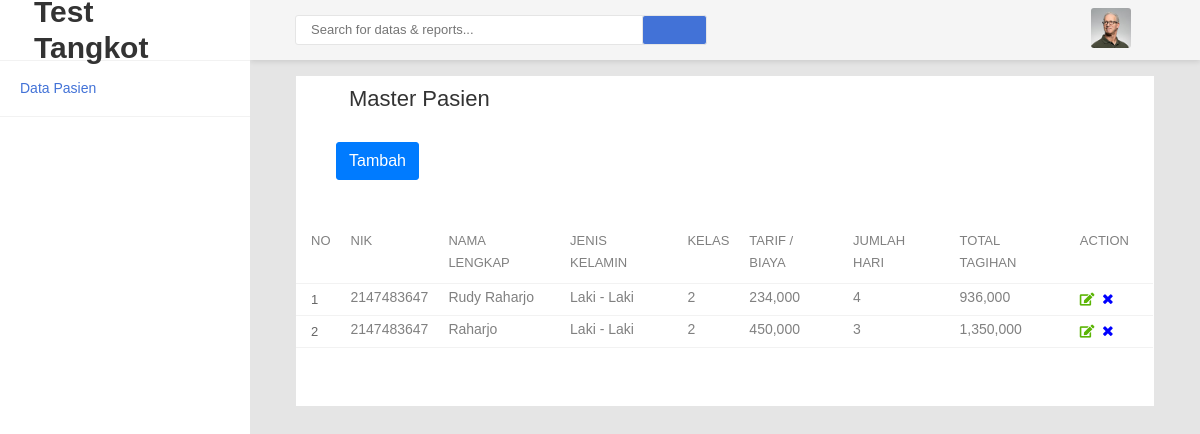
Page /Pasien on the committed database.
### tables this page shows
CREATE TABLE `ms_pasien` (
  `ID` int(11) NOT NULL,
  `nik` int(11) NOT NULL,
  `nama_lengkap` varchar(225) NOT NULL,
  `jenis_kelamin` varchar(50) NOT NULL,
  `kelas` int(11) NOT NULL,
  `tarif_biaya` int(11) NOT NULL,
  `jumlah_hari` int(11) NOT NULL,
  `total_tagihan` int(11) NOT NULL
);

### application/controllers/Pasien.php (called while the page is built, shortened)
<?php
class Pasien extends CI_Controller {
	public function __construct()
	{
		$this->load->model('M_pasien');
		$this->load->helper('cookie');
		$this->load->helper('decodedata');
		$this->load->helper('encodedata');
		$this->load->library('session');
		$this->load->helper('captcha');
		$this->load->library('form_validation');
		$this->load->library(array('form_validation', 'session'));
		$this->load->helper(array('form', 'url'));
		$this->load->helper('access');
	}
	public function index($offset=0)
	{
			$jml = $this->db->get('ms_pasien');
			$config['base_url'] = base_url().'/Pasien/index';
			$config['total_rows'] = $jml->num_rows();
			$config['per_page'] = 10;
			$config['uri_segment'] = 3;
			$config['first_link']       = 'First';
	        $config['last_link']        = 'Last';
	        $config['next_link']        = 'Next';
	        $config['prev_link']        = 'Prev';
	        $config['full_tag_open']    = '<div class="pagging text-center"><nav><ul class="pagination justify-content-center">';
	        $config['full_tag_close']   = '</ul></nav></div>';
	        $config['num_tag_open']     = '<li class="page-item"><span class="page-link">';
	        $config['num_tag_close']    = '</span></li>';
	        $config['cur_tag_open']     = '<li class="page-item active"><span class="page-link">';
	        $config['cur_tag_close']    = '<span class="sr-only">(current)</span></span></li>';
	        $config['next_tag_open']    = '<li class="page-item"><span class="page-link">';
	        $config['next_tagl_close']  = '<span aria-hidden="true">&raquo;</span></span></li>';
	        $config['prev_tag_open']    = '<li class="page-item"><span class="page-link">';
	        $config['prev_tagl_close']  = '</span>Next</li>';
	        $config['first_tag_open']   = '<li class="page-item"><span class="page-link">';
	        $config['first_tagl_close'] = '</span></li>';
	        $config['last_tag_open']    = '<li class="page-item"><span class="page-link">';
	        $config['last_tagl_close']  = '</span></li>';
	        $this->pagination->initialize($config);
			$data['halaman'] = $this->pagination->create_links();
			$data['offset'] = $offset;
			$value['data'] = $this->M_pasien->getData($config['per_page'], $offset);
			$data['offer'] = array();
			if (count($value['data']) > 0) {
				for ($i=0; $i < count($value['data']) ; $i++) {
					$item[$i]['ID']  = ($value['data'][$i]->ID);
					$item[$i]['nik']  = $value['data'][$i]->nik;
					$item[$i]['nik']  = $value['data'][$i]->nik;
					$item[$i]['nama_lengkap']  = $value['data'][$i]->nama_lengkap;
					$item[$i]['jenis_kelamin']  = $value['data'][$i]->jenis_kelamin;
					$item[$i]['kelas']  = $value['data'][$i]->kelas;
					$item[$i]['tarif_biaya']  = $value['data'][$i]->tarif_biaya;
					$item[$i]['jumlah_hari']  = $value['data'][$i]->jumlah_hari;
					$item[$i]['total_tagihan']  = $value['data'][$i]->total_tagihan;
		            $data['offer'] = $item;
				}
			}
			$data['content'] = 'pasien/index';
		    $this->load->view('template/index', $data);
	}
}

### index.php (called while the page is built, shortened)
<?php
require_once BASEPATH.'core/CodeIgniter.php';

### application/models/M_pasien.php (called while the page is built, shortened)
<?php if ( ! defined('BASEPATH')) exit('No direct script access allowed');
class M_pasien extends CI_Model {
    function getData()
    {
      $query = $this->db->get("ms_pasien");
      return $query->result();
    }
}

### application/views/pasien/index.php (the view, shortened to what this page needs)
<div class="section__content section__content--p30">
    <div class="container-fluid">
        <div class="row">
            <div class="col-lg-12">
                <div class="user-data m-b-30">
                    <h3 class="title-3 m-b-30"><i class="zmdi zmdi-assignment"></i> Master Pasien</h3>
                    <div class="filters m-b-45">
                        <button data-toggle="modal" data-target="#PrimaryModalhdbgcl" data-href="#" class="btn btn-primary">Tambah</button>
                    </div>
                    <div class="table-responsive table-data">
                        <table class="table" id="data">
                            <thead>
                                <tr>
                                    <td>No</td>
                                    <td>nik</td>
                                    <td>Nama Lengkap</td>
                                    <td>Jenis Kelamin</td>
                                    <td>Kelas</td>
                                    <td>Tarif / Biaya</td>
                                    <td>Jumlah Hari</td>
                                    <td>Total Tagihan</td>
                                    <td>Action</td>
                                </tr>
                            </thead>
                            <tbody>
                                <?php
                                $no=$this->uri->segment(3)+0; foreach($offer as $row) { $no++ ?>
                                    <tr>
                                        <td><?php echo $no; ?></td>
                                        <td>
                                            <div class="table-data__info">
                                                <h6><?php echo $row['nik']; ?></h6>
                                            </div>
                                        </td>
                                        <td>
                                            <div class="table-data__info">
                                                <h6><?php echo $row['nama_lengkap']; ?></h6>
                                            </div>
                                        </td>
                                        <td>
                                            <div class="table-data__info">
                                                <h6><?php echo $row['jenis_kelamin']; ?></h6>
                                            </div>
                                        </td>
                                        <td>
                                            <div class="table-data__info">
                                                <h6><?php echo $row['kelas']; ?></h6>
                                            </div>
                                        </td>
                                        <td>
                                            <div class="table-data__info">
                                                <h6><?php echo number_format($row['tarif_biaya']); ?></h6>
                                            </div>
                                        </td>
                                        <td>
                                            <div class="table-data__info">
                                                <h6><?php echo $row['jumlah_hari']; ?></h6>
                                            </div>
                                        </td>
                                        <td>
                                            <div class="table-data__info">
                                                <h6><?php echo number_format($row['total_tagihan']); ?></h6>
                                            </div>
                                        </td>
                                        <td>
                                                <button data-toggle="modal" data-target="#PrimaryModalhdbgclEdit" data-href="#" data-id="<?php echo $row['ID']; ?>"
                                                data-nik="<?php echo $row['nik']; ?>"
                                                data-nama_lengkap="<?php echo $row['nama_lengkap']; ?>"
                                                data-jenis_kelamin="<?php echo $row['jenis_kelamin']; ?>"
                                                data-kelas="<?php echo $row['kelas']; ?>"
                                                data-tarif_biaya="<?php echo $row['tarif_biaya']; ?>"
                                                data-jumlah_hari="<?php echo $row['jumlah_hari']; ?>"
                                                data-total_tagihan="<?php echo $row['total_tagihan']; ?>"
                                                >
                                                <i class="nav-icon fas fa-edit" style="color: #5bb505;"></i></button>
                                                <button data-toggle="modal" data-target="#konfirmasi_hapus" data-href="<?php echo base_url();?>Pasien/deletePasien/?id=<?php echo $row['ID']; ?>" data-message="Apakah Anda yakin ingin menghapus Pasien dengan NIK <?php echo $row['nik']; ?> ?"  style="margin-left: 5px;">
                                                    <i class="fa fa-times" style="color: blue;"></i></button>
                                        </td>
                                    </tr>
                                    <?php } ?>
                            </tbody>
                        </table>
                         <div class="user-data__footer">
                        </div>
                    </div>
                </div>
            </div>
        </div>
    </div>
</div>

### application/views/template/Index.php (shortened to what this page needs)
<!DOCTYPE html>
<html lang="en">
<?php $this->load->view('template/head') ?>
<body class="animsition" base_url="<?php echo base_url(); ?>">
    <div class="page-wrapper">
        <?php $this->load->view('template/sidebar') ?>
    </div>
    <div class="page-container">
        <?php $this->load->view('template/header_desktop') ?>
        <div class="main-content" style="padding-bottom: 15px;">
            <?php $this->load->view($content); ?>
        </div>
    </div>
</body>
</html>

### application/views/template/head.php (shortened to what this page needs)
<head>
    <link href="<?php echo base_url(); ?>assets/css/font-face.css" rel="stylesheet" media="all">
    <link href="<?php echo base_url(); ?>assets/vendor/font-awesome-4.7/css/font-awesome.min.css" rel="stylesheet" media="all">
    <link href="<?php echo base_url(); ?>assets/vendor/font-awesome-5/css/fontawesome-all.min.css" rel="stylesheet" media="all">
    <link href="<?php echo base_url(); ?>assets/vendor/mdi-font/css/material-design-iconic-font.min.css" rel="stylesheet" media="all">
    <link href="<?php echo base_url(); ?>assets/vendor/bootstrap-4.1/bootstrap.min.css" rel="stylesheet" media="all">
    <link href="<?php echo base_url(); ?>assets/vendor/animsition/animsition.min.css" rel="stylesheet" media="all">
    <link href="<?php echo base_url(); ?>assets/vendor/bootstrap-progressbar/bootstrap-progressbar-3.3.4.min.css" rel="stylesheet" media="all">
    <link href="<?php echo base_url(); ?>assets/css/theme.css" rel="stylesheet" media="all">
</head>

### application/views/template/sidebar.php (shortened to what this page needs)
<aside class="menu-sidebar2">
    <div class="logo">
        <a href="<?php echo base_url('Dashboard') ?>"?>
            <h2>Test Tangkot<h2>
        </a>
    </div>
    <div class="menu-sidebar2__content">
        <nav class="navbar-sidebar2">
            <ul class="list-unstyled navbar__list">
                <li class="<?=($this->uri->segment(1)==='Pasien')?'active':''?>">
                    <a href="<?php echo base_url('Pasien'); ?>">
                        <i class="zmdi zmdi-male-female"></i>Data Pasien</a>
                </li>
            </ul>
        </nav>
    </div>
</aside>

### application/views/template/header_desktop.php (shortened to what this page needs)
<header class="header-desktop">
                <div class="section__content section__content--p30">
                    <div class="container-fluid">
                        <div class="header-wrap">
                            <form class="form-header" action="" method="POST">
                                <input class="au-input au-input--xl" type="text" name="search" placeholder="Search for datas &amp; reports..." />
                                <button class="au-btn--submit" type="submit">
                                </button>
                            </form>
                            <div class="header-button">
                                <div class="account-wrap">
                                    <div class="account-item clearfix js-item-menu">
                                        <div class="image">
                                            <img src="<?php echo base_url(); ?>assets/images/icon/avatar-01.jpg" alt="John Doe" />
                                        </div>
                                        <div class="content">
                                            <a class="js-acc-btn" href="#"><?php echo $this->session->userdata('name'); ?></a>
                                        </div>
                                    </div>
                                </div>
                            </div>
                        </div>
                    </div>
                </div>
            </header>

### rows in the picture
ms_pasien: nik "2147483647", nama_lengkap "Rudy Raharjo", jenis_kelamin "Laki - Laki", kelas "2", tarif_biaya "234,000", jumlah_hari "4", total_tagihan "936,000"
ms_pasien: nik "2147483647", nama_lengkap "Raharjo", jenis_kelamin "Laki - Laki", kelas "2", tarif_biaya "450,000", jumlah_hari "3", total_tagihan "1,350,000"
